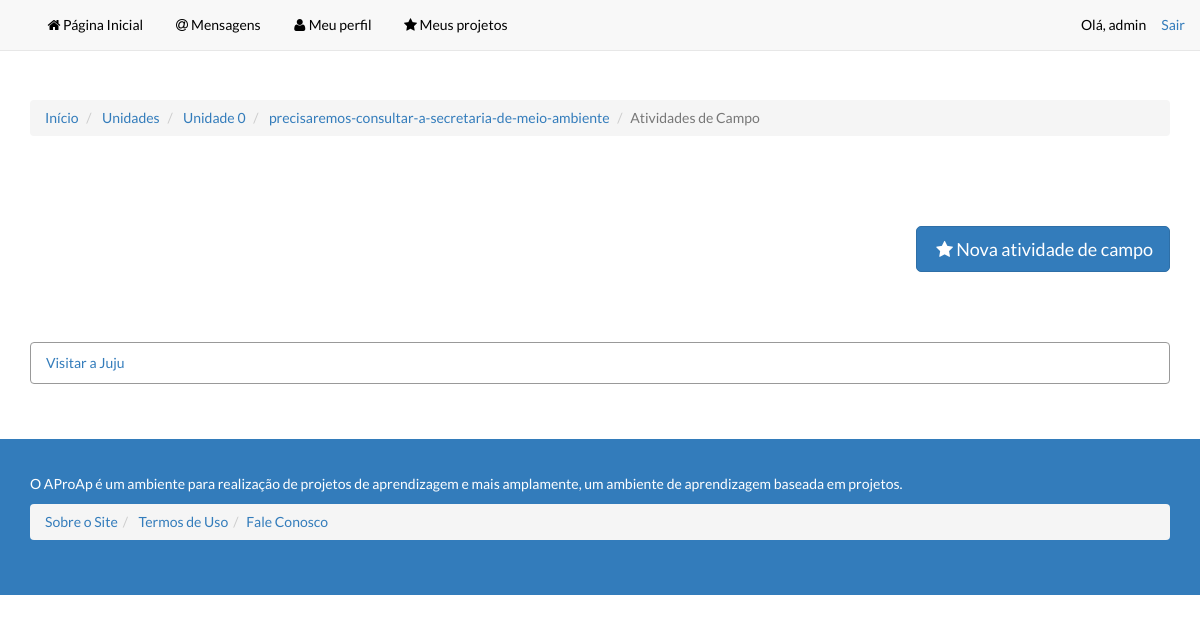
Page /projeto/ufes-turma-3-engen-comp/0/precisaremos-consultar-a-secretaria-de-meio-ambiente/atividades_campo/ (signed in) on the committed database.
### aproap/models.py (models this page shows, shortened)
class unidadeInvestigacao(models.Model):
    nomeDoBloco = models.IntegerField()
    qualProjeto = models.ForeignKey(Projeto)
    conhecimentoPrevio = models.CharField(max_length=200)
    slugConhecimento = models.SlugField()
    investigador = models.CharField(max_length=100, blank=True)
    prazo = models.DateField(blank=True, null=True)
    prazoFinal = models.DateField(blank=True, null=True)
    precisaAjuda = models.IntegerField(default=0)
    status = models.IntegerField(default=0)

class atividadesCampo(models.Model):
    aluno = models.CharField(max_length=100)
    titulo = models.CharField(max_length=100)
    descricao = models.CharField(max_length=200)
    resumo = models.CharField(max_length=200)
    relato = models.CharField(max_length=200)
    data = models.DateTimeField()
    qualItem = models.ForeignKey(unidadeInvestigacao)

### aproap/views.py (the view)
@login_required
def listarAtividadeCampo(request, slug, unidade, itemslug):
    qualItem = unidadeInvestigacao.objects.get(slugConhecimento=itemslug)
    atividades = atividadesCampo.objects.filter(qualItem=qualItem)
    context = dict(slug=slug, unidade=unidade, itemslug=itemslug, atividades=atividades)
    c = RequestContext(request, context)
    return render_to_response('listar_atividadeCampo.html', c)

### aproap/templates/listar_atividadeCampo.html
{% include "header.html" %}
<body>
    <div class="section">
      <div class="container">
        <div class="row">
          <div class="col-md-12">
            <ul class="breadcrumb">
              <li>
                <a href="/lobby/{{ slug }}/">Início</a>
              </li>
              <li>
                <a href="/projeto/{{ slug }}/unidades/">Unidades</a>
              </li>
              <li>
                <a href="/projeto/{{ slug }}/unidade/{{ unidade }}/detalhes/">Unidade {{ unidade }}</a>
              </li>
              <li>
                <a href="/projeto/{{ slug }}/unidade/{{ unidade }}/item/{{ itemslug }}">{{ itemslug }}</a>
              </li>
                <li class="active">Atividades de Campo</li>
            </ul>
          </div>
        </div>
      </div>
    </div>
    <div class="section">
      <div class="container">
        <div class="row">
          <div class="col-md-12 text-right">
            <a class="btn btn-lg btn-primary"
               href="/projeto/{{ slug }}/{{ unidade }}/{{ itemslug }}/atividades_campo/nova/">
                <i class="fa fa-star fa-fw"></i>Nova atividade de campo<br>
            </a>
          </div>
        </div>
      </div>
    </div>
    <div class="section">
      <div class="container">
        <div class="row">
          <div class="col-md-12">
            <ul class="list-group">
              {% for i in atividades %}
                  <li class="list-group-item">
                      <a href="teste">{{ i.titulo }}</a>
                  </li>
              {% endfor %}
            </ul>
          </div>
        </div>
      </div>
    </div>
  </body>
{% include "footer.html" %}

### aproap/templates/header.html (shortened to what this page needs)
{% load static %}
<html><head>
        <link href="{% static 'static/css/font-awesome.min.css' %}" rel="stylesheet">
        <link href="{% static 'static/css/bootstrap.css' %}" rel="stylesheet">
        <link href="{% static 'static/css/litetooltip.min.css' %}" rel="stylesheet">
        <link href="{% static 'static/css/rateit.css' %}" rel="stylesheet">
    </head><body>
  <body>
    <div class="navbar navbar-default navbar-static-top">
      <div class="container">
        <div class="collapse navbar-collapse" id="navbar-ex-collapse">
          <p class="navbar-right navbar-text"><a href="/logout/">Sair </a></p>
          <ul class="nav navbar-left navbar-nav">
            <li class="">
              <a href="/espacos/"><i class="fa fa-fw fa-home"></i>Página Inicial</a>
            </li>
            <li>
              <a href="#"><i class="fa fa-fw fa-at"></i>Mensagens</a>
            </li>
            <li>
              <a href="/perfil/{{ user.username }}/"><i class="fa fa-fw fa-user"></i>Meu perfil</a>
            </li>
            <li>
              <a href="#"><i class="fa fa-star fa-fw"></i>Meus projetos</a>
            </li>
          </ul>
          {% if user.is_authenticated %}
              <p class="navbar-text navbar-right">Olá, {{ user.username }} </p>
          {% else %}
              <p class="navbar-text navbar-right">Olá!
                  <a href="#" class="navbar-link" data-toggle="modal" data-target="#login">você pode se logar aqui</a>
              </p>
          {% endif %}
        </div>
      </div>
    </div>

### rows in the picture
unidadeInvestigacao: slugConhecimento "precisaremos-consultar-a-secretaria-de-meio-ambiente"
atividadesCampo: titulo "Visitar a Juju"

### other values in the picture
{{ user.username }} "admin"
{{ unidade }} "0"
